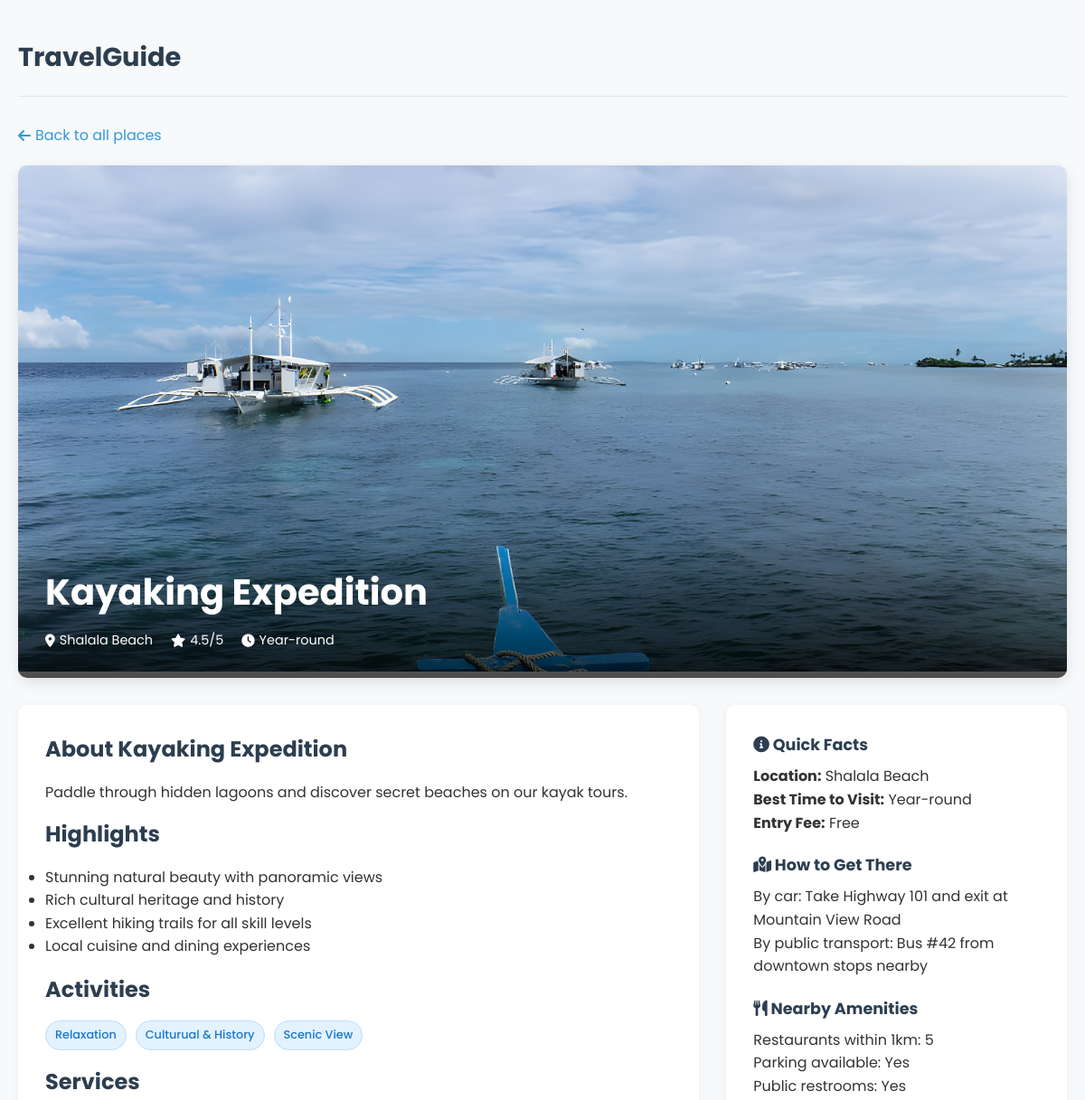
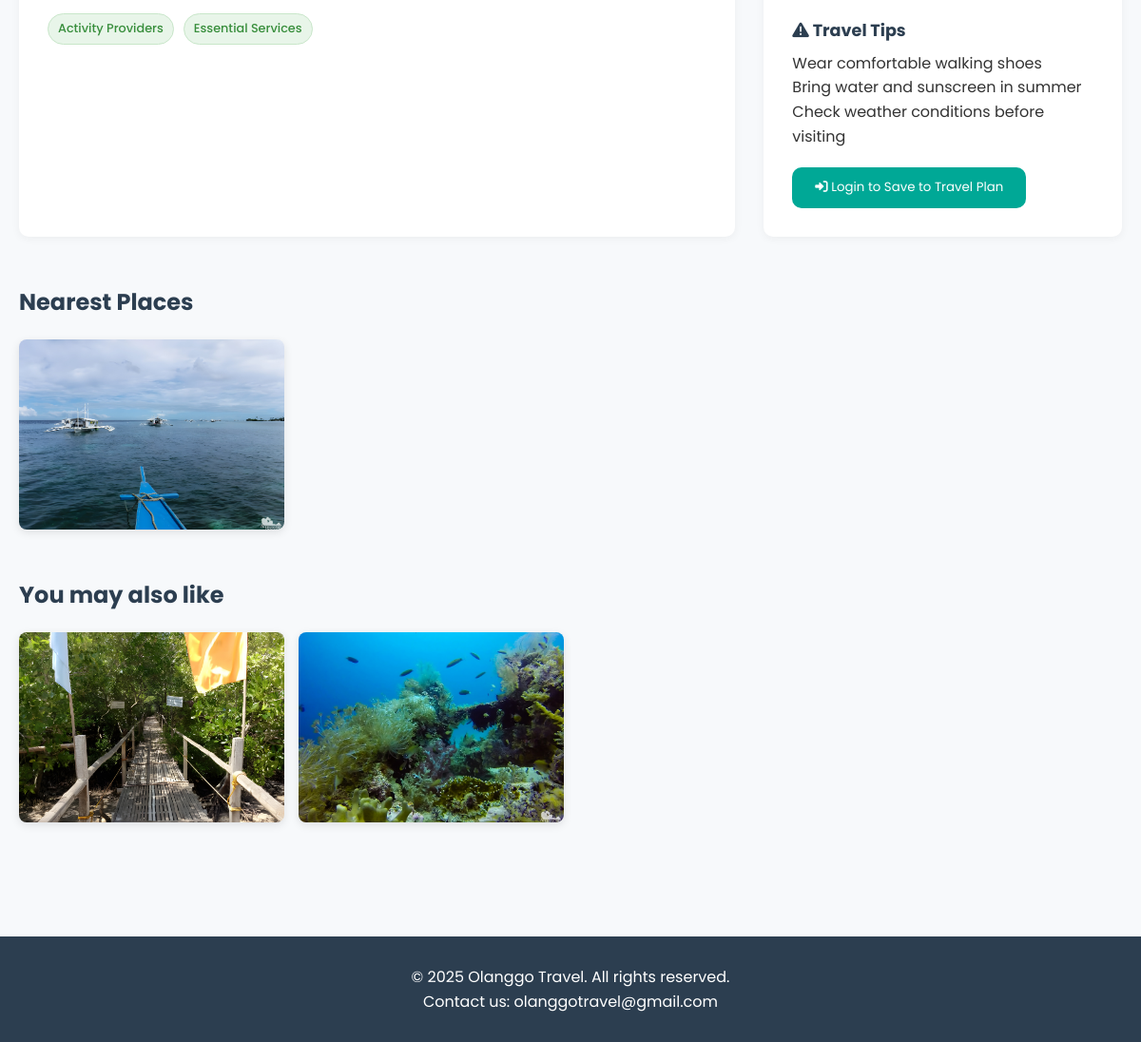
Screenshot of /otherPages/place-choice.php?place_id=11 with the database file from the repository (2 pictures, top to bottom).
### tables this page shows
CREATE TABLE `places` (
  `place_id` int(11) NOT NULL,
  `staff_id` int(11) NOT NULL,
  `place_name` varchar(255) NOT NULL,
  `nearest_index` int(11) NOT NULL,
  `price_label` varchar(50) NOT NULL,
  `price` varchar(100) NOT NULL,
  `description` text NOT NULL,
  `duration` varchar(50) NOT NULL,
  `location_id` int(11) NOT NULL,
  `place_img` varchar(255) NOT NULL,
  `created_at` timestamp NOT NULL DEFAULT current_timestamp(),
  `updated_at` timestamp NOT NULL DEFAULT current_timestamp() ON UPDATE current_timestamp()
);

CREATE TABLE `locations` (
  `location_id` int(11) NOT NULL,
  `location_name` varchar(255) NOT NULL,
  `created_at` timestamp NOT NULL DEFAULT current_timestamp(),
  `updated_at` timestamp NOT NULL DEFAULT current_timestamp() ON UPDATE current_timestamp()
);

CREATE TABLE `place_activities` (
  `place_activities_id` int(11) NOT NULL,
  `place_id` int(11) NOT NULL,
  `staff_id` int(11) NOT NULL,
  `activity_id` int(11) NOT NULL,
  `created_at` timestamp NOT NULL DEFAULT current_timestamp(),
  `updated_at` timestamp NOT NULL DEFAULT current_timestamp() ON UPDATE current_timestamp()
);

CREATE TABLE `activities` (
  `activity_id` int(11) NOT NULL,
  `activity_name` varchar(100) NOT NULL,
  `created_at` timestamp NOT NULL DEFAULT current_timestamp(),
  `updated_at` timestamp NOT NULL DEFAULT current_timestamp() ON UPDATE current_timestamp()
);

CREATE TABLE `place_categories` (
  `place_categories_id` int(11) NOT NULL,
  `staff_id` int(11) NOT NULL,
  `place_id` int(11) NOT NULL,
  `category_id` int(11) NOT NULL,
  `created_at` timestamp NOT NULL DEFAULT current_timestamp(),
  `updated_at` timestamp NOT NULL DEFAULT current_timestamp() ON UPDATE current_timestamp()
);

CREATE TABLE `categories` (
  `category_id` int(11) NOT NULL,
  `category_name` varchar(100) NOT NULL,
  `created_at` timestamp NOT NULL DEFAULT current_timestamp(),
  `updated_at` timestamp NOT NULL DEFAULT current_timestamp() ON UPDATE current_timestamp()
);

### database/database.php (called while the page is built, shortened)
<?php
class Database
{
    private $servername = "mysql:host=localhost;dbname=olanggodb";
    private $username = "root";
    private $password = "";
    private $defaultFetch = array(PDO::ATTR_DEFAULT_FETCH_MODE => PDO::FETCH_ASSOC);
    public function conn()
    {
        try {
            $this->conn = new PDO($this->servername, $this->username, $this->password, $this->defaultFetch);
            return $this->conn;
        } catch (PDOException $e) {
            echo "Error : " . $e->getMessage();
            exit;
        }
    }
    public function get_places()
    {
        $query = $this->conn()->prepare("SELECT * FROM places");
        $query->execute();
        $places = $query->fetchAll();
        return $places;
    }
    public function get_locations(){
        $query = $this->conn()->prepare("SELECT * FROM locations");
        $query->execute();
        $locations = $query->fetchAll();
        return $locations;
    }
    public function category_names($place_id)
    {
        $query = "SELECT pc.place_id, c.category_name, c.category_id
                  FROM place_categories pc
                  JOIN categories c ON c.category_id = pc.category_id
                  WHERE pc.place_id = ?";
        $stmt = $this->conn()->prepare($query);
        $stmt->execute([$place_id]);
        return $stmt->fetchAll();
    }
    public function activity_names($place_id)
    {
        $query = "SELECT pa.place_id, a.activity_name, a.activity_id
                  FROM place_activities pa
                  JOIN activities a ON a.activity_id = pa.activity_id
                  WHERE pa.place_id = ?";
        $stmt = $this->conn()->prepare($query);
        $stmt->execute([$place_id]);
        return $stmt->fetchAll();
    }
}
$data = new Database();

### otherPages/place-choice.php (the view, shortened to what this page needs)
<?php
include("../database/database.php");
$data->add_itinerary();
$data->remove_itinerary();
$places = $data->get_places();
$place_categories = $data->get_place_categories();
$locations = $data->get_locations();
$current_place = null;
foreach ($places as $place) {
    if ($place['place_id'] == $_GET['place_id']) {
        $current_place = $place;
        break;
    }
}
?>
<!DOCTYPE html>
<html lang="en">
<head>
    <link rel="stylesheet" href="https://cdnjs.cloudflare.com/ajax/libs/font-awesome/6.0.0-beta3/css/all.min.css">
    <link rel="stylesheet" href="../assets/css/loading.css">
</head>
<body>
    <div class="container">
        <header class="header">
            <a href="../index.php" class="logo">TravelGuide</a>
        </header>
        <a href="../index.php#activities" class="back-link">
            <i class="fas fa-arrow-left"></i> Back to all places
        </a>
        <?php if ($current_place): ?>
            <div class="place-hero">
                <img src="../assets/images/<?php echo htmlspecialchars($current_place['place_img']); ?>"
                    alt="<?php echo htmlspecialchars($current_place['place_name']); ?>">
                <div class="place-title">
                    <h1><?php echo htmlspecialchars($current_place['place_name']); ?></h1>
                    <div class="place-meta">
                        <span class="place-meta-item">
                            <i class="fas fa-map-marker-alt"></i>
                            <?php foreach ($locations as $location) {
                                if ($current_place['location_id'] == $location['location_id']) {
                                    echo htmlspecialchars($location['location_name']);
                                }
                            }
                            ?>
                        </span>
                        <span class="place-meta-item">
                            <i class="fas fa-star"></i>
                            <?php echo htmlspecialchars($current_place['rating'] ?? '4.5'); ?>/5
                        </span>
                        <span class="place-meta-item">
                            <i class="fas fa-clock"></i>
                            <?php echo htmlspecialchars($current_place['best_time_to_visit'] ?? 'Year-round'); ?>
                        </span>
                    </div>
                </div>
            </div>
            <div class="place-content">
                <div class="place-description">
                    <h2>About <?php echo htmlspecialchars($current_place['place_name']); ?></h2>
                    <p><?php echo nl2br(htmlspecialchars($current_place['description'])); ?></p>
                    <h2>Highlights</h2>
                    <ul>
                        <li>Stunning natural beauty with panoramic views</li>
                        <li>Rich cultural heritage and history</li>
                        <li>Excellent hiking trails for all skill levels</li>
                        <li>Local cuisine and dining experiences</li>
                    </ul>
                    <?php $activities = $data->activity_names($_GET['place_id']); ?>
                    <h2 style="margin-top: 1rem;">Activities</h2>
                    <div class="tag-list">
                        <?php foreach ($activities as $activity): ?>
                            <span class="tag"><?php echo $activity['activity_name']; ?></span>
                        <?php endforeach; ?>
                    </div>
                    <?php $activities = $data->category_names($_GET['place_id']); ?>
                    <h2 style="margin-top: 1rem;">Services</h2>
                    <div class="tag-list">
                        <?php foreach ($activities as $activity): ?>
                            <span class="tag1"><?php echo $activity['category_name']; ?></span>
                        <?php endforeach; ?>
                    </div>
                </div>
                <div class="place-details">
                    <div class="detail-item">
                        <h3><i class="fas fa-info-circle"></i> Quick Facts</h3>
                        <p><strong>Location:</strong> <?php foreach ($locations as $location) {
                            if ($current_place['location_id'] == $location['location_id']) {
                                echo htmlspecialchars($location['location_name']);
                            }
                        }
                        ?></p>
                        <p><strong>Best Time to Visit:</strong>
                            <?php echo htmlspecialchars($current_place['best_time_to_visit'] ?? 'Year-round'); ?></p>
                        <p><strong>Entry Fee:</strong>
                            <?php echo htmlspecialchars($current_place['entry_fee'] ?? 'Free'); ?></p>
                    </div>
                    <div class="detail-item">
                        <h3><i class="fas fa-map-marked-alt"></i> How to Get There</h3>
                        <p>By car: Take Highway 101 and exit at Mountain View Road</p>
                        <p>By public transport: Bus #42 from downtown stops nearby</p>
                    </div>
                    <div class="detail-item">
                        <h3><i class="fas fa-utensils"></i> Nearby Amenities</h3>
                        <p>Restaurants within 1km: 5</p>
                        <p>Parking available: Yes</p>
                        <p>Public restrooms: Yes</p>
                    </div>
                    <div class="detail-item">
                        <h3><i class="fas fa-exclamation-triangle"></i> Travel Tips</h3>
                        <p>Wear comfortable walking shoes</p>
                        <p>Bring water and sunscreen in summer</p>
                        <p>Check weather conditions before visiting</p>
                    </div>
                    <div class="itinerary-btn">
                        <form action="" method="POST">
                            <?php
                            $place_has_itinerary = false;
                            ?>
                            <?php if (isset($_SESSION['user_id'])): ?>
                                <?php if ($place_has_itinerary): ?>
                                    <button type="submit" class="btn-remove" name="remove_itinerary">
                                        <i class="fas fa-minus-circle"></i> Remove to Plan
                                    </button>
                                <?php else: ?>
                                    <button type="submit" name="add_itinerary" class="btn-add">
                                        <i class="fas fa-plus-circle"></i> Save to Plan
                                    </button>
                                <?php endif; ?>
                            <?php else: ?>
                                <a href="login.php" class="btn-login">
                                    <button type="button" class="btn-add">
                                        <i class="fas fa-sign-in-alt"></i> Login to Save to Travel Plan
                                    </button>
                                </a>
                            <?php endif; ?>
                        </form>
                    </div>
                </div>
            </div>
            <div class="gallery-section">
                <h2>Nearest Places</h2>
                <div class="gallery-grid">
                    <?php $current_nearest_index = null; ?>
                    <?php foreach ($places as $place): ?>
                        <?php
                        if ($place['place_id'] == $_GET['place_id']) {
                            $current_nearest_index = $place['nearest_index'];
                            break;
                        }
                        ?>
                    <?php endforeach; ?>
                    <?php if ($current_nearest_index !== null): ?>
                        <?php $skip_first = true ?>
                        <?php foreach ($places as $place): ?>
                            <?php if ($place['nearest_index'] == $current_nearest_index && $place['place_id'] !== $_GET['place_id']): ?>
                                <?php
                                if ($skip_first) {
                                    $skip_first = false;
                                    continue;
                                }
                                ?>
                                <div class="gallery-item">
                                    <img src="../assets/images/<?php echo $place['place_img']; ?>" alt="Gallery image 1">
                                </div>
                            <?php endif; ?>
                        <?php endforeach; ?>
                    <?php endif; ?>
                </div>
            </div>
            <?php
            $place_categories_matched = [];
            foreach ($place_categories as $place_category) {
                if ($place_category['place_id'] == $_GET['place_id']) {
                    $place_categories_matched[] = $place_category['category_id'];
                }
            }
            ?>
            <div class="gallery-section">
                <?php
                $show_heading = false;
                foreach ($places as $place) {
                    $other_place_categories = [];
                    foreach ($place_categories as $pc) {
                        if ($pc['place_id'] == $place['place_id']) {
                            $other_place_categories[] = $pc['category_id'];
                        }
                    }
                    $shared_categories = array_intersect($place_categories_matched, $other_place_categories);
                    if (!empty($shared_categories)) {
                        $show_heading = true;
                        break;
                    }
                }
                if ($show_heading) {
                    echo '<h2>You may also like</h2>';
                }
                ?>
                <div class="gallery-grid">
                    <?php foreach ($places as $place): ?>
                        <?php
                        if ($place['place_id'] == $_GET['place_id'])
                            continue;
                        $other_place_categories = [];
                        foreach ($place_categories as $pc) {
                            if ($pc['place_id'] == $place['place_id']) {
                                $other_place_categories[] = $pc['category_id'];
                            }
                        }
                        $shared_categories = array_intersect($place_categories_matched, $other_place_categories);
                        ?>
                        <?php if (!empty($shared_categories)): ?>
                            <div class="gallery-item">
                                <img src="../assets/images/<?php echo $place['place_img']; ?>"
                                    alt="Gallery image of <?php echo $place['place_name']; ?>">
                            </div>
                        <?php endif; ?>
                    <?php endforeach; ?>
                </div>
            </div>
        <?php endif; ?>
    </div>
    <footer class="footer">
        <p>&copy; <?php echo date('Y'); ?> Olanggo Travel. All rights reserved.</p>
        <p>Contact us: olanggotravel@gmail.com</p>
    </footer>
</body>
</html>

### rows the page displays
places: place_img (picture), place_name "Kayaking Expedition", description "Paddle through hidden lagoons and discover secret beaches on our kayak tours."
locations: location_name "Shalala Beach"
place_activities: activity.activity_name "Relaxation"
place_activities: activity.activity_name "Culturual & History"
place_activities: activity.activity_name "Scenic View"
place_categories: category.category_name "Activity Providers"
place_categories: category.category_name "Essential Services"
places: place_img (picture)
places: place_img (picture)

### other values shown
$current_place['rating'] "4.5"
$current_place['best_time_to_visit'] "Year-round"
$current_place['entry_fee'] "Free"
